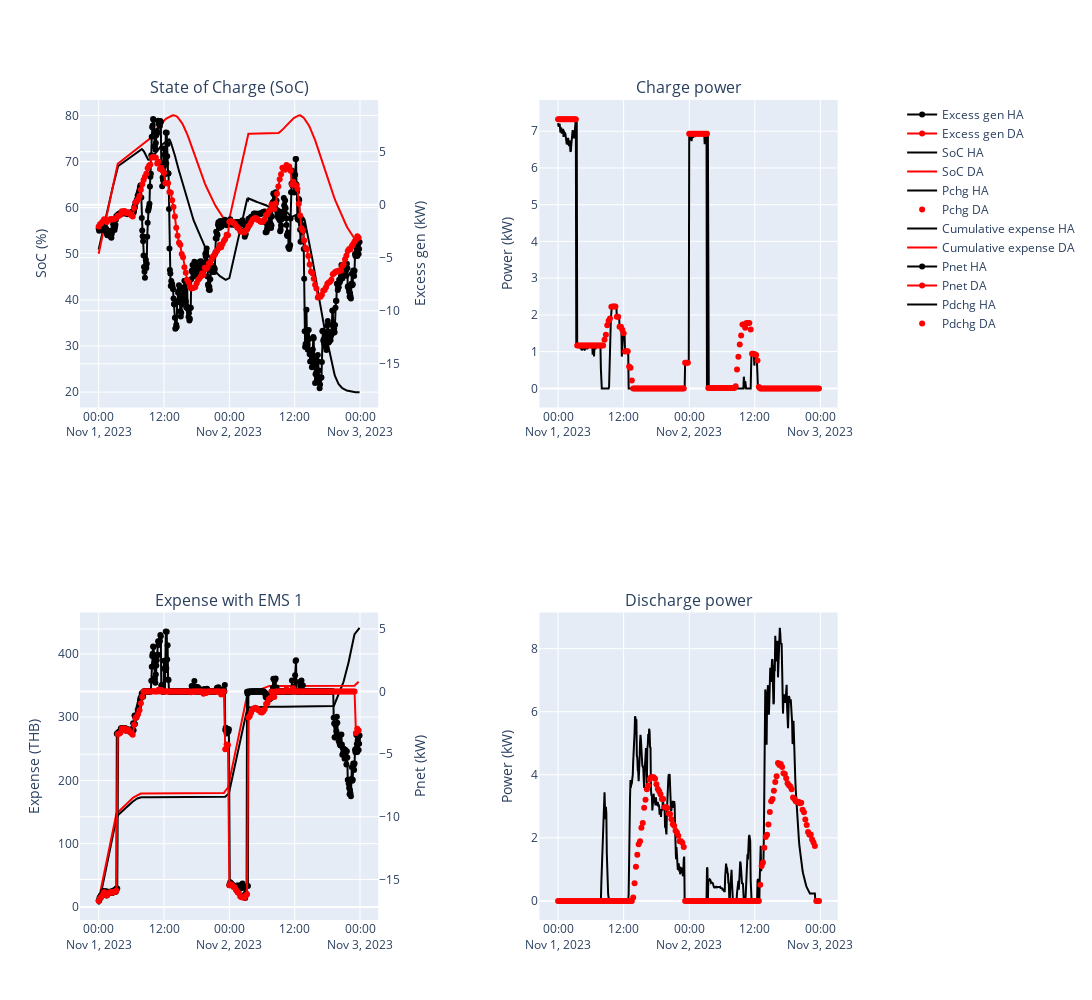

The notebook cell saved with this chart:
### Code cell
from plotly.subplots import make_subplots
import plotly.graph_objects as go

fig = make_subplots(rows=2, cols=2,subplot_titles=('State of Charge (SoC)','Charge power','Expense with EMS 1','Discharge power'),specs=[[{"secondary_y": True}, {"secondary_y": True}],
                           [{"secondary_y": True}, {"secondary_y": True}]])
excess_gen_DA = dayAhead_sol_list['PARAM_PV'] - dayAhead_sol_list['PARAM_PL']
excess_gen_HA = IntraDay_sol_list['PARAM_PV'] - IntraDay_sol_list['PARAM_PL']
cum_expense_DA = dayAhead_sol_list['u1'].cumsum()
cum_expense_HA = IntraDay_sol_list['u1'].cumsum()
# plot(1,1)
fig.add_trace(
    go.Scatter(x=IntraDay_sol_list['datetime'], y=excess_gen_HA, name = 'Excess gen HA',mode='lines+markers',line={'color':'#000000'}),
    row=1, col=1,secondary_y=True
)
fig.add_trace(
    go.Scatter(x=dayAhead_sol_list['datetime'], y=excess_gen_DA,name = 'Excess gen DA',mode='lines+markers',line={'color':'#FF0000'}),
    row=1, col=1,secondary_y=True
)
fig.add_trace(
    go.Scatter(x=IntraDay_sol_list['datetime'], y=IntraDay_sol_list['soc_0'], name = 'SoC HA',line={'color':'#000000'}),
    row=1, col=1
)
fig.add_trace(
    go.Scatter(x=dayAhead_sol_list['datetime'], y=dayAhead_sol_list['soc_0'],name = 'SoC DA',line={'color':'#FF0000'}),
    row=1, col=1
)

# plot (1,2)
fig.add_trace(
    go.Scatter(x=IntraDay_sol_list['datetime'], y=IntraDay_sol_list['Pchg_0'], name = 'Pchg HA',line={'color':'#000000'}),
    row=1, col=2
)
fig.add_trace(
    go.Scatter(x=dayAhead_sol_list['datetime'], y=dayAhead_sol_list['Pchg_0'],name = 'Pchg DA',mode='markers',line={'color':'#FF0000'}),
    row=1, col=2
)
# plot (2,1)
fig.add_trace(
    go.Scatter(x=IntraDay_sol_list['datetime'], y=cum_expense_HA, name = 'Cumulative expense HA',line={'color':'#000000'}),
    row=2, col=1
)
fig.add_trace(
    go.Scatter(x=dayAhead_sol_list['datetime'], y=cum_expense_DA,name = 'Cumulative expense DA',line={'color':'#FF0000'}),
    row=2, col=1
)
fig.add_trace(
    go.Scatter(x=IntraDay_sol_list['datetime'], y=IntraDay_sol_list['Pnet'], name = 'Pnet HA',mode='lines+markers',line={'color':'#000000'}),
    row=2, col=1, secondary_y=True
)
fig.add_trace(
    go.Scatter(x=dayAhead_sol_list['datetime'], y=dayAhead_sol_list['Pnet'],name = 'Pnet DA',mode='lines+markers',line={'color':'#FF0000'}),
    row=2, col=1, secondary_y=True
)

# plot (2,2)
fig.add_trace(
    go.Scatter(x=IntraDay_sol_list['datetime'], y=IntraDay_sol_list['Pdchg_0'], name = 'Pdchg HA',line={'color':'#000000'}),
    row=2, col=2
)
fig.add_trace(
    go.Scatter(x=dayAhead_sol_list['datetime'], y=dayAhead_sol_list['Pdchg_0'],name = 'Pdchg DA',mode='markers',line={'color':'#FF0000'}),
    row=2, col=2
)

fig.update_yaxes(title_text='SoC (%)',row=1,col=1)
fig.update_yaxes(title_text='Excess gen (kW)',row=1,col=1,secondary_y=True)
fig.update_yaxes(title_text='Expense (THB)',row=2,col=1)
fig.update_yaxes(title_text='Pnet (kW)',row=2,col=1,secondary_y=True)
fig.update_yaxes(title_text='Power (kW)',row=1,col=2)
fig.update_yaxes(title_text='Power (kW)',row=2,col=2)
fig.update_layout(height=1000, width=1500, title_text="")
fig.show()

### Figure 1 — Plotly figure (JSON) as saved in the notebook; plotly's stock layout.template omitted (floating-point values rounded to 4 significant figures; data arrays with more than 128 entries replaced by an {"elided": "..."} marker saying what was removed)
{"data": [{"line": {"color": "#000000"}, "mode": "lines+markers", "name": "Excess gen HA", "type": "scatter", "x": {"elided": "576 str values"}, "xaxis": "x", "y": {"elided": "576 float values"}, "yaxis": "y2"}, {"line": {"color": "#FF0000"}, "mode": "lines+markers", "name": "Excess gen DA", "type": "scatter", "x": {"elided": "192 str values"}, "xaxis": "x", "y": {"elided": "192 float values"}, "yaxis": "y2"}, {"line": {"color": "#000000"}, "name": "SoC HA", "type": "scatter", "x": {"elided": "576 str values"}, "xaxis": "x", "y": {"elided": "576 float values"}, "yaxis": "y"}, {"line": {"color": "#FF0000"}, "name": "SoC DA", "type": "scatter", "x": {"elided": "192 str values"}, "xaxis": "x", "y": {"elided": "192 float values"}, "yaxis": "y"}, {"line": {"color": "#000000"}, "name": "Pchg HA", "type": "scatter", "x": {"elided": "576 str values"}, "xaxis": "x2", "y": {"elided": "576 float values"}, "yaxis": "y3"}, {"line": {"color": "#FF0000"}, "mode": "markers", "name": "Pchg DA", "type": "scatter", "x": {"elided": "192 str values"}, "xaxis": "x2", "y": {"elided": "192 float values"}, "yaxis": "y3"}, {"line": {"color": "#000000"}, "name": "Cumulative expense HA", "type": "scatter", "x": {"elided": "576 str values"}, "xaxis": "x3", "y": {"elided": "576 float values"}, "yaxis": "y5"}, {"line": {"color": "#FF0000"}, "name": "Cumulative expense DA", "type": "scatter", "x": {"elided": "192 str values"}, "xaxis": "x3", "y": {"elided": "192 float values"}, "yaxis": "y5"}, {"line": {"color": "#000000"}, "mode": "lines+markers", "name": "Pnet HA", "type": "scatter", "x": {"elided": "576 str values"}, "xaxis": "x3", "y": {"elided": "576 float values"}, "yaxis": "y6"}, {"line": {"color": "#FF0000"}, "mode": "lines+markers", "name": "Pnet DA", "type": "scatter", "x": {"elided": "192 str values"}, "xaxis": "x3", "y": {"elided": "192 float values"}, "yaxis": "y6"}, {"line": {"color": "#000000"}, "name": "Pdchg HA", "type": "scatter", "x": {"elided": "576 str values"}, "xaxis": "x4", "y": {"elided": "576 float values"}, "yaxis": "y7"}, {"line": {"color": "#FF0000"}, "mode": "markers", "name": "Pdchg DA", "type": "scatter", "x": {"elided": "192 str values"}, "xaxis": "x4", "y": {"elided": "192 float values"}, "yaxis": "y7"}], "layout": {"annotations": [{"font": {"size": 16}, "showarrow": false, "text": "State of Charge (SoC)", "x": 0.185, "xanchor": "center", "xref": "paper", "y": 1, "yanchor": "bottom", "yref": "paper"}, {"font": {"size": 16}, "showarrow": false, "text": "Charge power", "x": 0.755, "xanchor": "center", "xref": "paper", "y": 1, "yanchor": "bottom", "yref": "paper"}, {"font": {"size": 16}, "showarrow": false, "text": "Expense with EMS 1", "x": 0.185, "xanchor": "center", "xref": "paper", "y": 0.375, "yanchor": "bottom", "yref": "paper"}, {"font": {"size": 16}, "showarrow": false, "text": "Discharge power", "x": 0.755, "xanchor": "center", "xref": "paper", "y": 0.375, "yanchor": "bottom", "yref": "paper"}], "height": 1000, "title": {"text": ""}, "width": 1500, "xaxis": {"anchor": "y", "domain": [0, 0.37]}, "xaxis2": {"anchor": "y3", "domain": [0.57, 0.94]}, "xaxis3": {"anchor": "y5", "domain": [0, 0.37]}, "xaxis4": {"anchor": "y7", "domain": [0.57, 0.94]}, "yaxis": {"anchor": "x", "domain": [0.625, 1], "title": {"text": "SoC (%)"}}, "yaxis2": {"anchor": "x", "overlaying": "y", "side": "right", "title": {"text": "Excess gen (kW)"}}, "yaxis3": {"anchor": "x2", "domain": [0.625, 1], "title": {"text": "Power (kW)"}}, "yaxis4": {"anchor": "x2", "overlaying": "y3", "side": "right", "title": {"text": "Power (kW)"}}, "yaxis5": {"anchor": "x3", "domain": [0, 0.375], "title": {"text": "Expense (THB)"}}, "yaxis6": {"anchor": "x3", "overlaying": "y5", "side": "right", "title": {"text": "Pnet (kW)"}}, "yaxis7": {"anchor": "x4", "domain": [0, 0.375], "title": {"text": "Power (kW)"}}, "yaxis8": {"anchor": "x4", "overlaying": "y7", "side": "right", "title": {"text": "Power (kW)"}}}}
